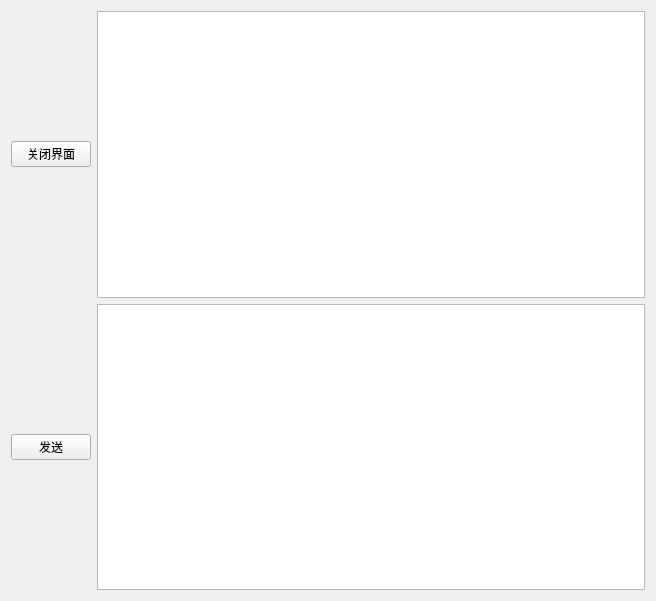
<?xml version="1.0" encoding="UTF-8"?>
<ui version="4.0">
 <class>win2</class>
 <widget class="QWidget" name="win2">
  <property name="geometry">
   <rect>
    <x>0</x>
    <y>0</y>
    <width>656</width>
    <height>601</height>
   </rect>
  </property>
  <property name="windowTitle">
   <string>Form</string>
  </property>
  <layout class="QGridLayout" name="gridLayout">
   <item row="0" column="0">
    <widget class="QPushButton" name="closewin2">
     <property name="text">
      <string>关闭界面</string>
     </property>
    </widget>
   </item>
   <item row="0" column="1">
    <widget class="QTextBrowser" name="win2textBrowser"/>
   </item>
   <item row="2" column="1">
    <widget class="QTextEdit" name="win2textEdit"/>
   </item>
   <item row="2" column="0">
    <widget class="QPushButton" name="sendtowin1">
     <property name="text">
      <string>发送</string>
     </property>
    </widget>
   </item>
  </layout>
 </widget>
 <resources/>
 <connections/>
</ui>
